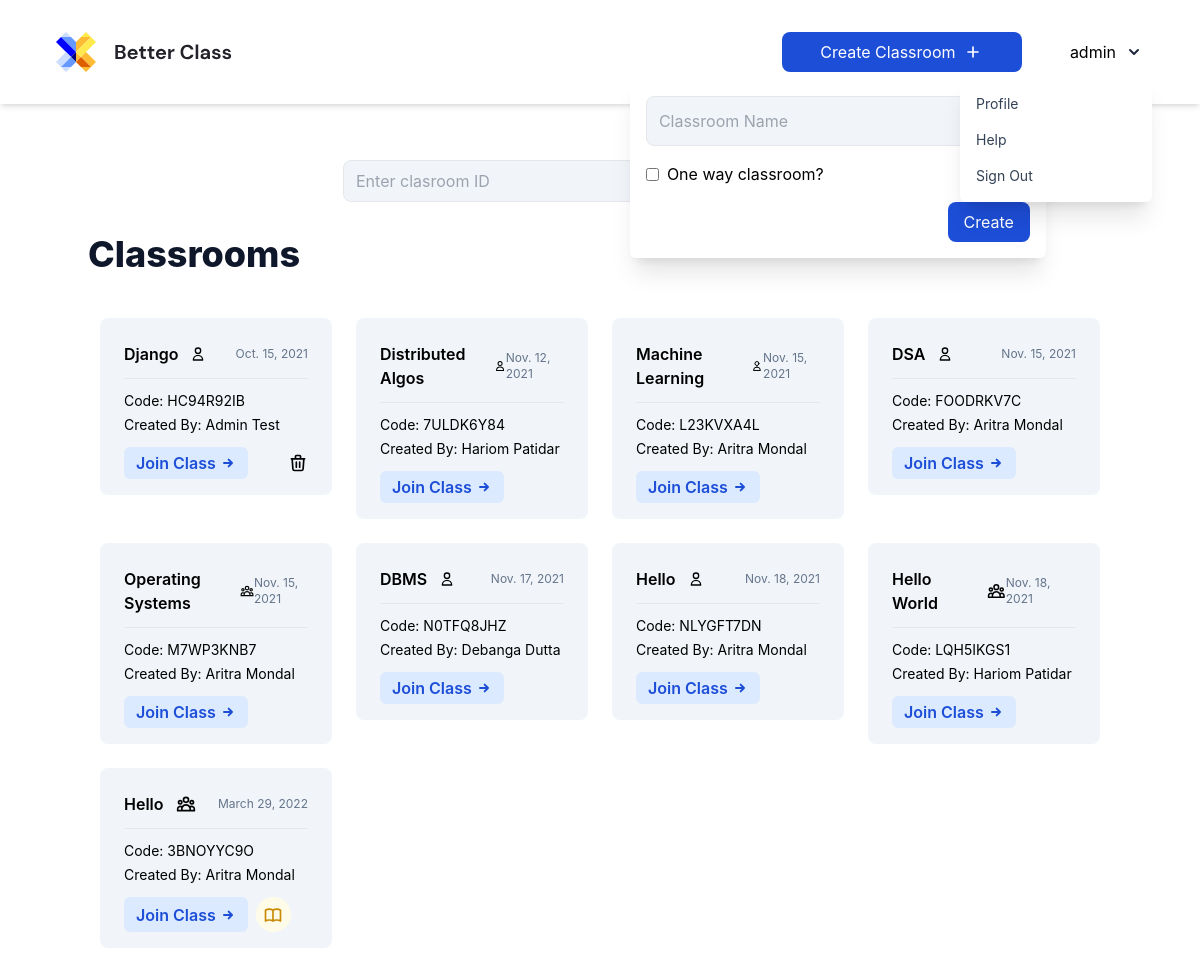
The app's page / (signed in) with its own data.
### classroom/models.py (models this page shows, shortened)
class Classroom(models.Model):
    name = models.CharField(max_length=50, null=True, blank=True)
    created_by = models.ForeignKey(User, on_delete=models.CASCADE, related_name="teacher")
    slug = models.SlugField(max_length=11, blank=True, null=True)
    oneway = models.BooleanField(default=True)
    board = models.TextField(blank=True, null=True, default="{}")
    timestamp = models.DateTimeField(auto_now_add=True)

### home/views.py (the view, shortened to what this page needs)
# urls.py: path('', home_view, name='home'),
def home_view(request):
    context = {
        "title": "Home",
    }
    if request.user.is_authenticated:
        classes = Classroom.objects.all()
        notes = Notes.objects.filter(user=request.user)
        for classe in classes:
            try:
                notes = Notes.objects.get(user=request.user, classroom=classe)
                classe.hasNote = True
            except:
                classe.hasNote = False
        context['classrooms'] = classes
        context['notes'] = notes
    return render(request, 'home/home.html', context)

### Templates/home/home.html (shortened to what this page needs)
{% extends 'base/base.html' %}
{% load static %}
{% block content %}
{% if request.user.is_authenticated %}
{% load socialaccount %}
<div class="flex mx-auto justify-center items-center">
    <div class="flex space-x-4 my-8">
        <input type="text" id="goToClassname" name="classname" placeholder="Enter clasroom ID" class="px-3 py-2 bg-slate-100 rounded-lg border focus:border-slate-200 w-full" required/>
        <button type="submit" onclick="goToClass(`{{ request.build_absolute_uri }}`)"
            class="px-3 py-2 flex w-56 justify-center items-center bg-blue-700 hover:bg-blue-800 text-white rounded-lg">
        </button>
    </div>
</div>
<div>
    <h1 class="text-4xl font-extrabold text-slate-900 mb-6">Classrooms</h1>
    <div class="flex flex-wrap my-8 w-full">
        {% for classroom in classrooms %}
            <div class="w-1/4 p-3">
                <div class="px-6 pt-6 pb-4 bg-slate-100 rounded-lg">
                    <div class="flex justify-between items-center mb-3">
                        <div class="font-semibold flex items-center justify-center">
                            {{ classroom.name }}
                            {% if classroom.oneway %}
                                <svg xmlns="http://www.w3.org/2000/svg" class="h-4 w-4 ml-3" fill="none" viewBox="0 0 24 24" stroke="currentColor" stroke-width="2">
                                    <path stroke-linecap="round" stroke-linejoin="round" d="M16 7a4 4 0 11-8 0 4 4 0 018 0zM12 14a7 7 0 00-7 7h14a7 7 0 00-7-7z" />
                                </svg>
                            {% endif %}
                        </div>
                        <div class="text-slate-500 text-xs">{{ classroom.timestamp|date }}</div>
                    </div>
                    <hr class="mb-3">
                    <div class="mb-1 text-sm">Code: {{ classroom.slug }}</div>
                    <div class="mb-3 text-sm">Created By: {{ classroom.created_by.first_name }} {{ classroom.created_by.last_name }}</div>
                    <div class="flex justify-between items-center">
                        <div class="flex">
                            <a href="/{{ classroom.slug }}" class="mr-2 text-blue-700 text-md font-semibold py-1 rounded-md flex justify-center items-center bg-blue-100 px-3 p-1 rounded-full">
                                Join Class
                                <svg xmlns="http://www.w3.org/2000/svg" class="ml-1 h-4 w-4" fill="none" viewBox="0 0 24 24" stroke="currentColor">
                                    <path stroke-linecap="round" stroke-linejoin="round" stroke-width="3" d="M13 7l5 5m0 0l-5 5m5-5H6" />
                                </svg>
                            </a>
                            {% if classroom.hasNote %}
                                <a href="/notes/{{ classroom.slug }}" target="_blank" class="text-yellow-600 text-smrounded-md h-[35px] w-[35px] flex justify-center items-center bg-yellow-50 p-1 rounded-full">
                                </a>
                            {% endif %}
                        </div>
                        {% if request.user == classroom.created_by %}
                        <a href="/delete/{{ classroom.slug }}" class="hover:text-red-500">
                            <svg xmlns="http://www.w3.org/2000/svg" class="h-5 w-5" fill="none" viewBox="0 0 24 24" stroke="currentColor">
                                <path stroke-linecap="round" stroke-linejoin="round" stroke-width="2" d="M19 7l-.867 12.142A2 2 0 0116.138 21H7.862a2 2 0 01-1.995-1.858L5 7m5 4v6m4-6v6m1-10V4a1 1 0 00-1-1h-4a1 1 0 00-1 1v3M4 7h16" />
                            </svg>
                        </a>
                        {% endif %}
                    </div>
                </div>
            </div>
        {% endfor %}
    </div>
</div>
{% endif %}
{% endblock content %}

### Templates/base/navbar.html (shortened to what this page needs)
{% load socialaccount %}
<nav class="fixed top-0 w-screen bg-white z-50">
    <div class="mx-auto max-w-screen">
        <div class="flex justify-between shadow-md px-12">
            <div class="flex space-x-4">
                <div>
                    <a href="{% url 'home' %}" class="flex items-center py-8 px-2 text-slate-700 hover:text-slate-900">
                    </a>
                </div>
            </div>
            <div class="md:flex items-center">
                {% if request.user.is_authenticated %}
                    <div class="flex justify-center mr-6">
                        <div x-data="{ createClass: false }" class="relative my-2">
                            <button @click="createClass = !createClass" class="relative z-10 block px-3 py-2 flex w-60 mr-6 justify-center items-center bg-blue-700 hover:bg-blue-800 text-white rounded-lg">
                                Create Classroom
                                <svg xmlns="http://www.w3.org/2000/svg" class="ml-2 h-5 w-5" fill="none" viewBox="0 0 24 24" stroke="currentColor">
                                    <path stroke-linecap="round" stroke-linejoin="round" stroke-width="2" d="M12 6v6m0 0v6m0-6h6m-6 0H6" />
                                </svg>
                            </button>
                            <div x-show="createClass" @click="createClass = false" class="fixed inset-0 h-full w-full z-10"></div>
                            <div x-show="createClass" class="absolute right-0 mt-2 p-4 w-auto bg-white rounded-md shadow-xl z-20">
                                <form action="" method="POST">{% csrf_token %}
                                    <div class="flex flex-col space-y-4">
                                        <input type="text" name="classname" placeholder="Classroom Name" class="p-3 w-96 bg-slate-100 rounded-lg border focus:border-slate-200"  required/>
                                        <label class="inline-flex items-center">
                                            <input type="checkbox" class="form-checkbox" name="oneway"/>
                                            <span class="ml-2">One way classroom?</span>
                                        </label>
                                        <button type="submit" class="px-4 py-2 ml-auto flex w-max justify-center items-center bg-blue-700 hover:bg-blue-800 text-white rounded-lg">
                                            Create
                                        </button>
                                    </div>
                                </form>
                            </div>
                        </div>
                    </div>
                    {{ request.user }}
                    <div class="flex justify-center">
                        <div x-data="{ dropdownOpen: false }" class="relative my-2">
                            <button @click="dropdownOpen = !dropdownOpen" class="relative z-10 block rounded-md p-2 focus:outline-none">
                                <svg class="h-5 w-5 text-slate-800" xmlns="http://www.w3.org/2000/svg" viewBox="0 0 20 20" fill="currentColor">
                                    <path fill-rule="evenodd" d="M5.293 7.293a1 1 0 011.414 0L10 10.586l3.293-3.293a1 1 0 111.414 1.414l-4 4a1 1 0 01-1.414 0l-4-4a1 1 0 010-1.414z" clip-rule="evenodd" />
                                </svg>
                            </button>
                            <div x-show="dropdownOpen" @click="dropdownOpen = false" class="fixed inset-0 h-full w-full z-10"></div>
                            <div x-show="dropdownOpen" class="absolute right-0 mt-2 py-2 w-48 bg-white rounded-md shadow-xl z-20">
                                <a href="{% url 'profile' %}" class="block px-4 py-2 text-sm capitalize text-slate-700 hover:bg-blue-700 hover:text-white">
                                    Profile
                                </a>
                                <a href="#" class="block px-4 py-2 text-sm capitalize text-slate-700 hover:bg-blue-700 hover:text-white">
                                    Help
                                </a>
                                <a href="{% url 'logout' %}" class="block px-4 py-2 text-sm capitalize text-slate-700 hover:bg-blue-700 hover:text-white">
                                    Sign Out
                                </a>
                            </div>
                        </div>
                    </div>
                {% endif %}
            </div>
        </div>
    </div>
</nav>

### static/style.css (style rules this page uses)
html, body { font-family: 'Inter', sans-serif !important; font-family: 'DM Sans', sans-serif; scroll-behavior: smooth; }
* { outline: none; }

### records on screen
Classroom: name "Django", oneway True (drawn), timestamp "Oct. 15, 2021", slug "HC94R92IB", created_by.first_name "Admin", created_by.last_name "Test"
Classroom: name "Distributed Algos", oneway True (drawn), timestamp "Nov. 12, 2021", slug "7ULDK6Y84", created_by.first_name "Hariom", created_by.last_name "Patidar"
Classroom: name "Machine Learning", oneway True (drawn), timestamp "Nov. 15, 2021", slug "L23KVXA4L", created_by.first_name "Aritra", created_by.last_name "Mondal"
Classroom: name "DSA", oneway True (drawn), timestamp "Nov. 15, 2021", slug "FOODRKV7C", created_by.first_name "Aritra", created_by.last_name "Mondal"
Classroom: name "Operating Systems", oneway False (drawn), timestamp "Nov. 15, 2021", slug "M7WP3KNB7", created_by.first_name "Aritra", created_by.last_name "Mondal"
Classroom: name "DBMS", oneway True (drawn), timestamp "Nov. 17, 2021", slug "N0TFQ8JHZ", created_by.first_name "Debanga", created_by.last_name "Dutta"
Classroom: name "Hello", oneway True (drawn), timestamp "Nov. 18, 2021", slug "NLYGFT7DN", created_by.first_name "Aritra", created_by.last_name "Mondal"
Classroom: name "Hello World", oneway False (drawn), timestamp "Nov. 18, 2021", slug "LQH5IKGS1", created_by.first_name "Hariom", created_by.last_name "Patidar"
Classroom: name "Hello", oneway False (drawn), timestamp "March 29, 2022", slug "3BNOYYC9O", created_by.first_name "Aritra", created_by.last_name "Mondal"

### other values on screen
{{ request.user }} "admin"
